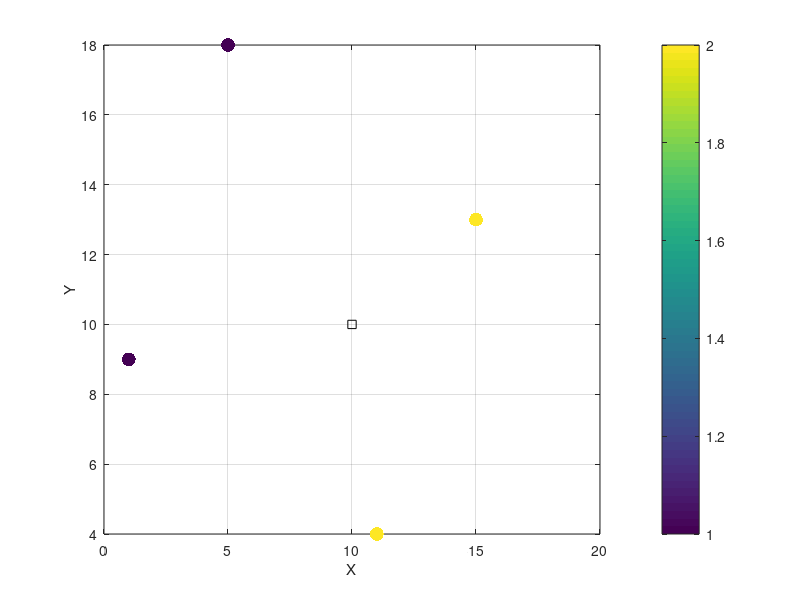

This figure's MATLAB source: (Note: this script raises an error after producing the figure.)
%% Geostatistics Discrete Driver %%
% In this script we illustrate kriging and sequential simulation with 
% two examples: 
% Example 1: example with 4 density measurements
% Example 2: example with 15 elevation measurements from Yellowstone

addpath(genpath('../SeReM/'))

%% Example 1
% available data (4 measurements)
dcoords = [ 5 18; 15 13; 11 4; 1 9 ];
fvalues = [ 1 2 2 1 ]';
% coordinates of the location to be estimated
xcoords = [ 10 10 ];

% parameters random variable
nf = 2;
pprior = [ 0.5 0.5];
l = 9;
type = 'exp';

% plot
figure(1)
scatter(dcoords(:,1), dcoords(:,2), 100, fvalues, 'filled');
hold on
plot(xcoords(:,1), xcoords(:,2), 'ks');
grid on; box on; xlabel('X'); ylabel('Y'); colorbar; 

% indicator kriging
[ikp, ikmap] = IndicatorKriging(xcoords, dcoords, fvalues, nf, pprior, l, type);

% simulation
nsim = 1000;
isim = zeros(nsim,1);
for i=1:nsim
     isim(i) = RandDisc(ikp);
end

% plot results
figure(2)
histogram(isim, 'BinWidth', 0.1);
hold on
plot(ikmap, 0, '*r')
grid on; box on; xlabel('Discrete property'); ylabel('Frequency'); 
legend('Ind. Krig.', 'Ind. Krig. MAP');

%% Example 2 (elevation Yellowstone)
load Data/ElevationData.mat
load Data/data6.mat
% available data (15 measurements)
dcoords = [ dx dy ]; % for the set of 100 measurements simply comment line 56
nd = size(dcoords,1);

% discrete property definition
zmean = 2476;
df = ones(size(dz));
df(dz>zmean) = 2;

% grid of coordinates of the location to be estimated
xcoords = [ X(:) Y(:) ];
n = size(xcoords,1);

% parameters random variable
pprior = [ 0.5 0.5 ];
l = 12.5;
type = 'exp';

% plot
figure(3)
scatter(dcoords(:,1), dcoords(:,2), 50, df, 'filled');
grid on; box on; xlabel('X'); ylabel('Y'); colorbar; 

% kriging
ikp = zeros(n,nf);
for i=1:n
    [ikp(i,:), ikmap(i)] = IndicatorKriging(xcoords(i,:), dcoords, df, nf, pprior, l, type);
end
ikp = reshape(ikp,size(X,1),size(X,2),nf);
ikmap = reshape(ikmap,size(X,1),size(X,2));

% Sequential Indicator Simulation
nsim = 3;
sisim = zeros(size(X,1),size(X,2),nsim);
for i=1:nsim
    sim = SeqIndicatorSimulation(xcoords, dcoords, df, nf, pprior, l, type);
    sisim(:,:,i) = reshape(sim,size(X,1),size(X,2));
end

% plot results
figure(4)
subplot(221)
pcolor(unique(X),unique(Y),ikp(:,:,1));
xlabel('X'); ylabel('Y'); shading interp; set(gca, 'YDir', 'reverse')
colorbar; caxis([0 1]); 
title('Indicator Kriging Probability');
subplot(222)
imagesc(unique(X),unique(Y),ikmap);
xlabel('X'); ylabel('Y'); shading interp; set(gca, 'YDir', 'reverse')
colorbar; 
title('Indicator Kriging MAP');
subplot(223)
imagesc(unique(X),unique(Y),sisim(:,:,1));
xlabel('X'); ylabel('Y'); shading interp; set(gca, 'YDir', 'reverse')
colorbar; title('SIS Realization 1');
subplot(224)
imagesc(unique(X),unique(Y),sisim(:,:,2));
xlabel('X'); ylabel('Y'); shading interp; set(gca, 'YDir', 'reverse')
colorbar; title('SIS Realization 2');


%% Markov chain simulation
% initial parameters
nsim = 3;
ns = 100;
% vertical axis
z = (ns:-1:1)';

% Transition matrix T1 (equal propotions, equal transitions)
T1 = [ 0.5 0.5
       0.5 0.5];
% Transition matrix T2 (equal propotions, asymmetrix transitions)
T2 = [ 0.9 0.1
       0.1 0.9];
% Transition matrix T3 (different propotions, asymmetrix transitions)
T3 = [ 0.1 0.9
       0.1 0.9];
   
% simulation
fsim1 = MarkovChainSimulation(T1, ns, nsim);
fsim2 = MarkovChainSimulation(T2, ns, nsim);
fsim3 = MarkovChainSimulation(T3, ns, nsim);

% plot realzations
figure(5)
subplot(131)
imagesc((1:nsim),z,fsim1);
xlabel('Facies realizations'); ylabel('Relative depth (m)'); box on;
title('Transition matrix T_1')
subplot(132)
imagesc((1:nsim),z,fsim2);
xlabel('Facies realizations'); set(gca, 'YTickLabel', []); box on;
title('Transition matrix T_2')
subplot(133)
imagesc((1:nsim),z,fsim3);
xlabel('Facies realizations'); set(gca, 'YTickLabel', []); box on;
title('Transition matrix T_3')
